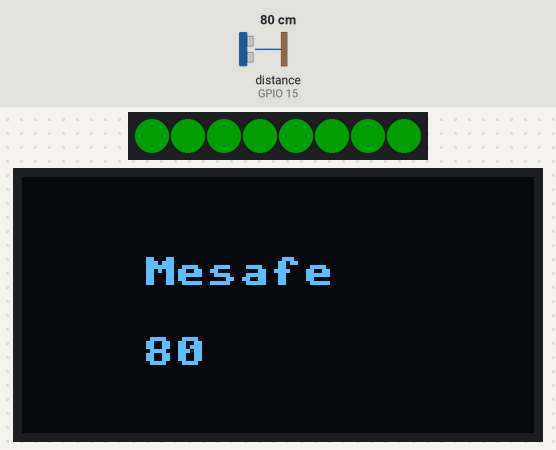
The program below on a simulated ESP32 board running MicroPython. On the bench: 8 RGB LEDs in strip order, left to right, 128×64 one-colour display. The inputs (shaded band) are chosen by the test bench; at power-on: distance to the obstacle (sensor on GPIO 15) 80 cm. The echo pulse lasts 58.3 µs per cm; dim RGB values are drawn brighter than linear; what the program prints to the serial console is not drawn.

Above: at 1.2 s.
1.3 s: distance to the obstacle (sensor on GPIO 15) set to 11 cm
At 2.3 s:
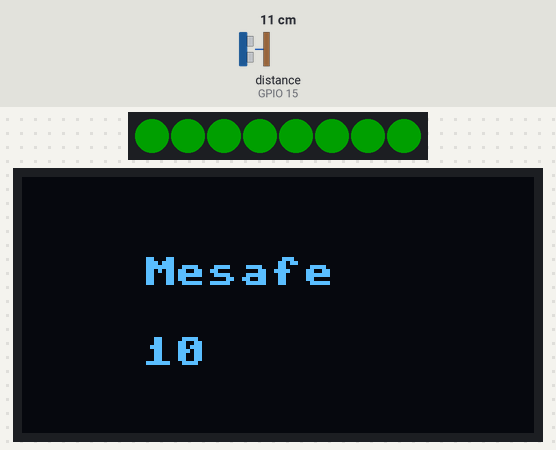
2.8 s: distance to the obstacle (sensor on GPIO 15) set to 8 cm
At 3.9 s:
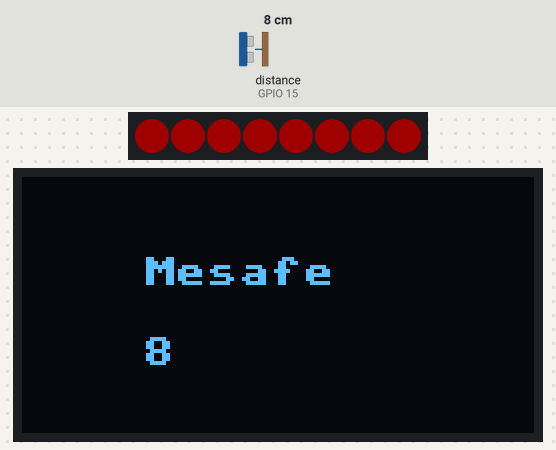
4.3 s: distance to the obstacle (sensor on GPIO 15) set to 2 cm
At 5.4 s:
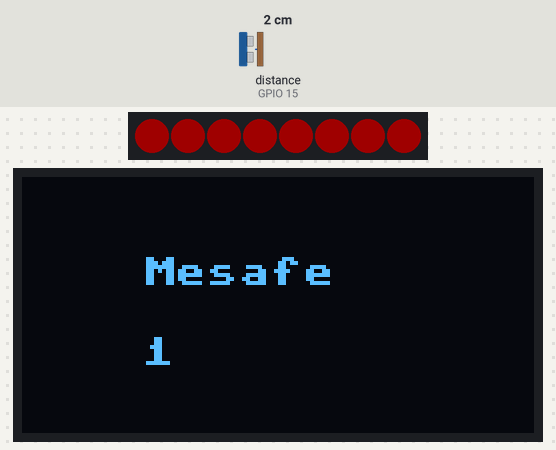
Timing chart, 0 to 7.3 s (numbered marks = the images above; inputs shaded):
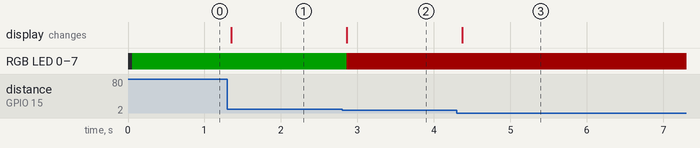

Measured:
- the behaviour switches between 10 and 9 cm on distance to the obstacle (sensor on GPIO 15) (found by bisection; images 1 and 2)
- after the input at 1.3 s, the display: changes after 0.05 s (image 1)
- after the input at 2.8 s, RGB LED 0–7: RGB(0, 32, 0) → RGB(32, 0, 0) after 0.06 s; the display: changes after 0.06 s (image 2)
- after the input at 4.3 s, the display: changes after 0.07 s (image 3)

The program:

or_hcsr04.py
```python
# HCSR04 mesafe sensoru
# Kutuphane : https://github.com/eproje/uPy_Course
# https://github.com/eproje/uPy_Course/tree/master/Level1_032021/upy_lib/hcsr04.py
# HCSR04    ESP32
# VCC       3V
# TRIG      13
# ECHO      15
# GND       G


from hcsr04 import HCSR04 # import hcsr04
from machine import Pin,I2C
from ssd1306 import SSD1306_I2C
import time

import neopixel
led_sayisi=8
np = neopixel.NeoPixel(Pin(4) , led_sayisi)

oled = SSD1306_I2C(128,64,I2C(0)) #i2c hardware olarak kullaniliyor

MesafeSensoru = HCSR04(trigger_pin=13, echo_pin=15, echo_timeout_us=1000000)

while True:
    mesafe= int(MesafeSensoru.distance_cm())

    print(mesafe, " cm")

    oled.fill(0)
    oled.text("Mesafe",30,20)
    oled.text(str(mesafe),30,40) # degiskenler once string'e cevirilmelidir
    oled.show()

    if mesafe < 10:
        for n in range( led_sayisi ):
            np[n]= (32,0,0)

    else:
        for n in range( led_sayisi ):
            np[n]= (0,32,0)

    np.write()
    time.sleep(0.1)
```
